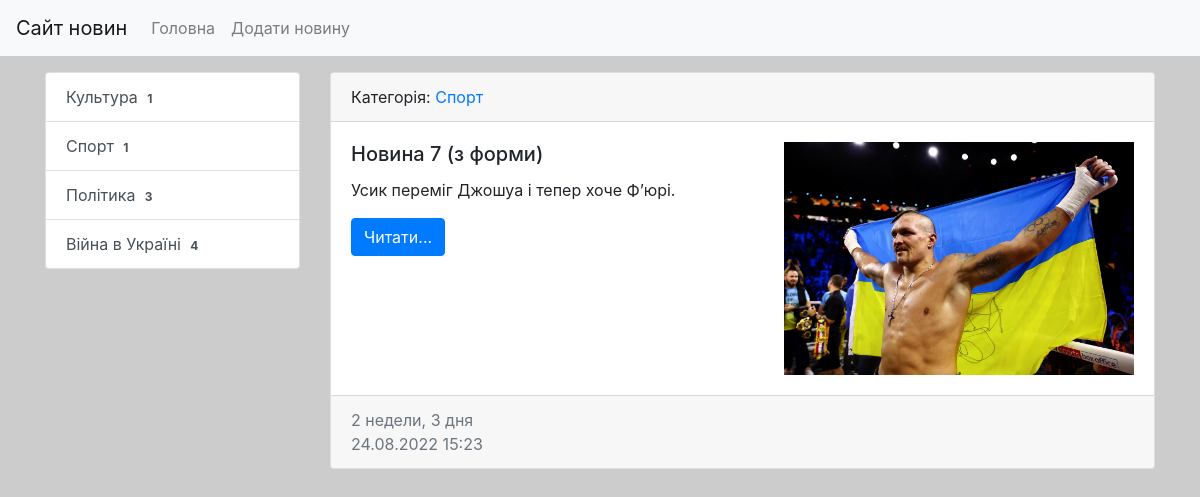
The app's page /category/2/ with its own data.
### news/models.py (models this page shows, shortened)
class Category(models.Model):
    title = models.CharField(max_length=150, db_index=True, verbose_name='Назва категорії')
    def get_absolute_url(self):
        return reverse('category', kwargs={'category_id': self.pk})
    def __str__(self):
        return self.title
    class Meta:
        verbose_name = 'Категорія'
        verbose_name_plural = 'Категорії'
        ordering = ['title']

class News(models.Model):
    title = models.CharField(max_length=150, verbose_name='Заголовок')
    content = models.TextField(blank=True, verbose_name='Зміст')
    created_at = models.DateTimeField(auto_now_add=True, verbose_name='Створено')
    updated_at = models.DateTimeField(auto_now=True, verbose_name='Оновлено')
    photo = models.ImageField(upload_to='photos/%Y/%m/%d/', verbose_name='Фото', blank=True)
    is_published = models.BooleanField(default=True, verbose_name='Опубліковано')
    category = models.ForeignKey('Category', on_delete=models.PROTECT, verbose_name='Категорія')
    views = models.IntegerField(default=0)
    def get_absolute_url(self):
        return reverse('view_news', kwargs={'pk': self.pk})
    class Meta:
        verbose_name = 'Новина'
        verbose_name_plural = 'Новини'
        ordering = ['-created_at']

### news/views.py (the view)
# urls.py: path('category/<int:category_id>/', NewsByCategory.as_view(extra_context={'title': 'Обрана категорія'}),
class NewsByCategory(ListView):
    model = News
    template_name = 'news/home_news_list.html'
    context_object_name = 'news'
    allow_empty = False
    def get_context_data(self, *, object_list=None, **kwargs):
        context = super().get_context_data(**kwargs)
        context['title'] = Category.objects.get(pk=self.kwargs['category_id'])
        return context
    def get_queryset(self):
        return News.objects.filter(category_id=self.kwargs['category_id'], is_published=True)

### news/templatetags/news_tags.py (called while the page is built)
@register.inclusion_tag('news/list_categories.html')
def show_categories():
    categories = Category.objects.annotate(cnt=Count('news')).filter(cnt__gt=0)
    return {'categories': categories}

### news/templates/news/home_news_list.html (shortened to what this page needs)
{% extends 'base.html' %}
{% block sidebar %}
{% include 'inc/_sidebar.html' %}
{% endblock %}
{% block content %}
  {% for i in news %}
  <div class="card mb-3">
    <div class="card-header">
      Категорія: <a href="{{ i.category.get_absolute_url }}">{{ i.category }}</a>
    </div>
    <div class="card-body">
      <div class="media">
        <div class="media-body">
          <h5 class="card-title">{{ i.title }}</h5>
          <p class="card-text">{{ i.content }}</p>
          <a href="{{ i.get_absolute_url }}" class="btn btn-primary">Читати...</a>
        </div>
        {% if i.photo %}
        <img class="ml-3" src="{{ i.photo.url }}" alt="" width="350">
        {%endif%}
      </div>
    </div>
    <div class="card-footer text-muted">
      {{ i.created_at|timesince}} <br>
      {{ i.created_at|date:"d.m.Y H:i"}}
    </div>
  </div>
  {% endfor %}
{% endblock %}

### news/templates/news/list_categories.html
<div class="list-group">
    {% for item in categories %}
    <a href="{{ item.get_absolute_url }}" class="list-group-item list-group-item-action">{{ item.title }}  <span class="
badge text-bg-secondary">{{ item.cnt }}</span></a>
    {% endfor %}
</div>

### july_project/static/css/style.css (style rules this page uses)
body { background-color: #ccc; }

### records on screen
Category: title "Культура", cnt "1"
Category: title "Спорт", cnt "1"
Category: title "Політика", cnt "3"
Category: title "Війна в Україні", cnt "4"
News: category "Спорт", title "Новина 7 (з форми)", content "Усик переміг Джошуа і тепер хоче Ф’юрі.", photo (picture), created_at "2 недели, 3 дня", created_at "24.08.2022 15:23"
